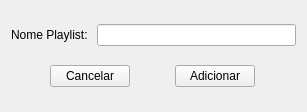
<?xml version="1.0" encoding="UTF-8"?>
<ui version="4.0">
 <class>Form</class>
 <widget class="QWidget" name="Form">
  <property name="geometry">
   <rect>
    <x>0</x>
    <y>0</y>
    <width>307</width>
    <height>112</height>
   </rect>
  </property>
  <property name="windowTitle">
   <string>Form</string>
  </property>
  <layout class="QHBoxLayout" name="horizontalLayout_2">
   <item>
    <layout class="QVBoxLayout" name="verticalLayout_2">
     <item>
      <layout class="QHBoxLayout" name="horizontalLayout">
       <property name="rightMargin">
        <number>0</number>
       </property>
       <property name="bottomMargin">
        <number>0</number>
       </property>
       <item>
        <widget class="QLabel" name="label">
         <property name="text">
          <string>Nome Playlist: </string>
         </property>
        </widget>
       </item>
       <item>
        <widget class="QLineEdit" name="lineEdit"/>
       </item>
      </layout>
     </item>
     <item>
      <layout class="QHBoxLayout" name="horizontalLayout_3">
       <property name="bottomMargin">
        <number>0</number>
       </property>
       <item>
        <widget class="QPushButton" name="pushButton_2">
         <property name="sizePolicy">
          <sizepolicy hsizetype="Fixed" vsizetype="Fixed">
           <horstretch>0</horstretch>
           <verstretch>0</verstretch>
          </sizepolicy>
         </property>
         <property name="text">
          <string>Cancelar</string>
         </property>
        </widget>
       </item>
       <item>
        <widget class="QPushButton" name="pushButton">
         <property name="sizePolicy">
          <sizepolicy hsizetype="Fixed" vsizetype="Fixed">
           <horstretch>0</horstretch>
           <verstretch>0</verstretch>
          </sizepolicy>
         </property>
         <property name="text">
          <string>Adicionar</string>
         </property>
        </widget>
       </item>
      </layout>
     </item>
    </layout>
   </item>
  </layout>
 </widget>
 <resources/>
 <connections/>
</ui>
